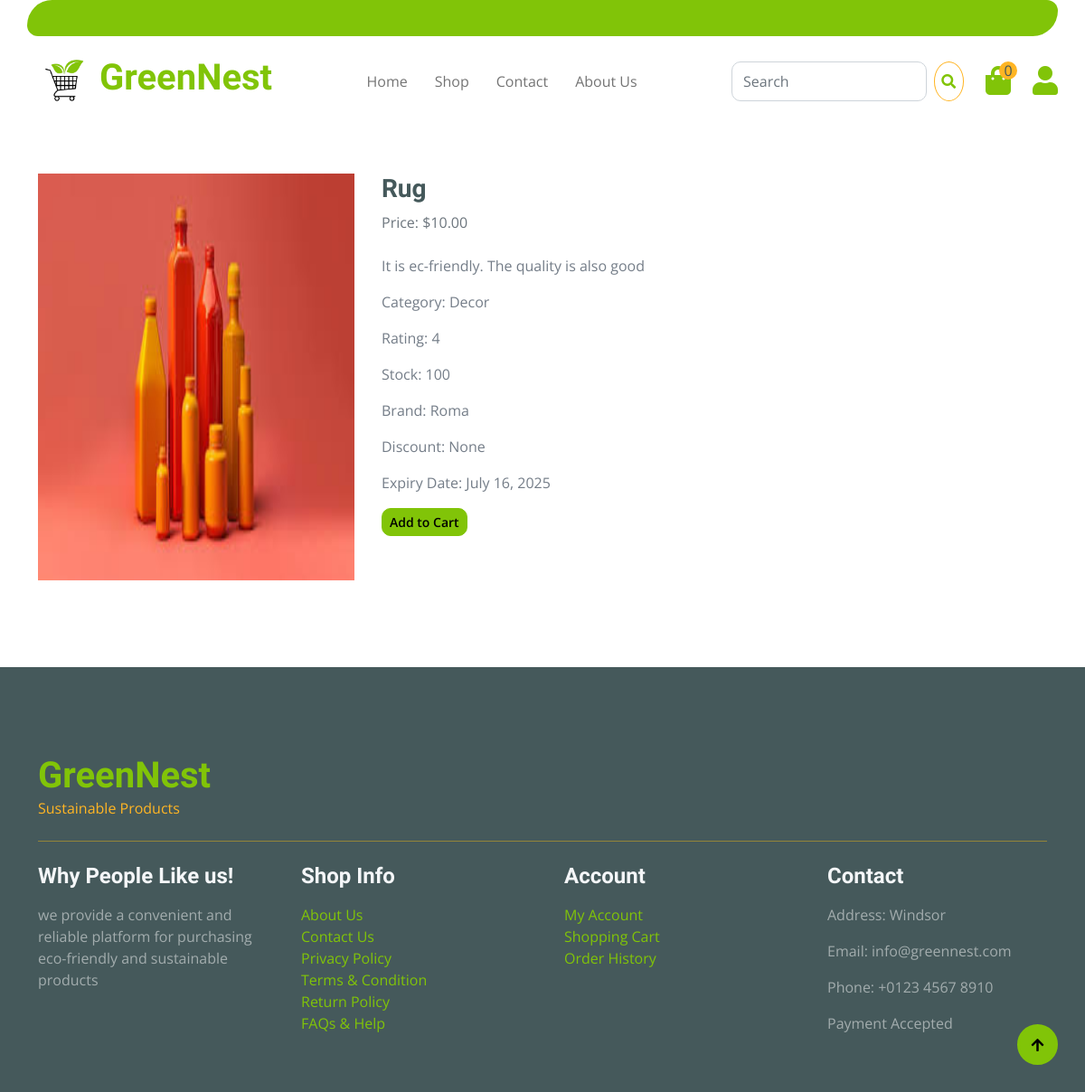
/product/1/, run on an earlier commit of the app's database.
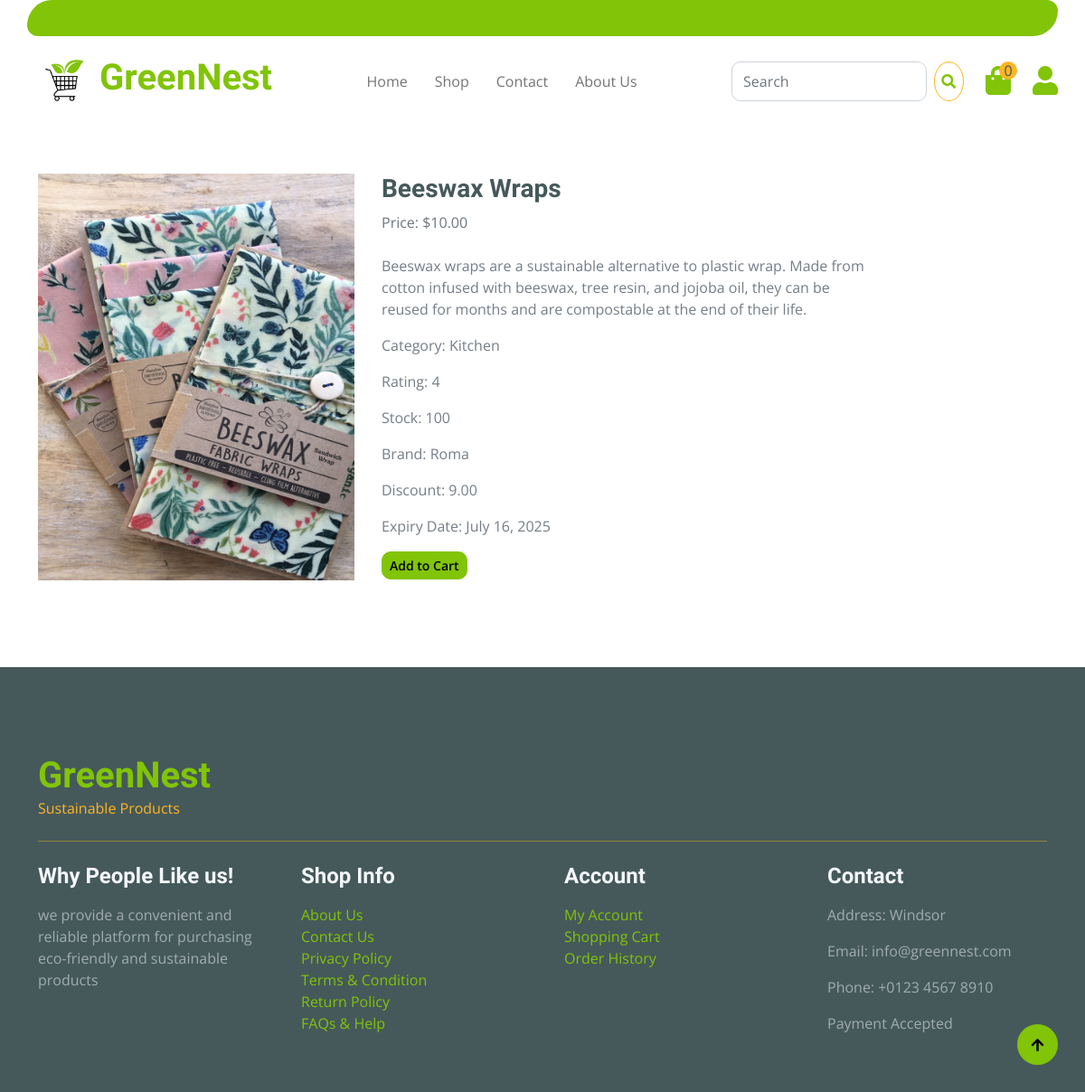
And on a later commit of the database.
### landingPage/models.py (models this page shows, shortened)
class Product(models.Model):
    name = models.CharField(max_length=255)
    description = models.TextField(default='')
    price = models.DecimalField(max_digits=10, decimal_places=2)
    category = models.ForeignKey(Category, on_delete=models.CASCADE, related_name='products')
    stock = models.PositiveIntegerField(default=100)
    image = models.ImageField(upload_to='products/images/')
    brand = models.CharField(max_length=255, default='')
    date_added = models.DateTimeField(default=timezone.now)
    last_updated = models.DateTimeField(auto_now=True)
    discount_price = models.DecimalField(max_digits=10, decimal_places=2, null=True, blank=True)
    expiration_date = models.DateField(default=one_year_from_today)
    rating = models.PositiveIntegerField(validators=[validate_rating], null=True, blank=True)

class Category(models.Model):
    CATEGORY_CHOICES = [
        ('Kitchen', 'Kitchen'),
        ('Bathroom', 'Bathroom'),
        ('Cleaning', 'Cleaning'),
        ('Decor', 'Decor'),
    ]
    name = models.CharField(max_length=100, choices=CATEGORY_CHOICES,unique=True)

### landingPage/views.py (the view)
# urls.py: path('product/<int:product_id>/', views.product_detail, name='product_detail'),
def product_detail(request, product_id):
    product = get_object_or_404(Product, pk=product_id)
    categories = Category.objects.all()
    return render(request, 'landingPage/product.html', {'product': product, 'categories': categories})

### landingPage/templatetags/custom_filters.py (called while the page is built)
@register.filter
def cart_total_quantity(cart):
    if cart:
        return sum(cart.values())
    return 0

### landingPage/templates/landingPage/product.html (shortened to what this page needs)
{% extends 'landingPage/base.html' %}
{% load static %}
{% load cart %}
{% load custom_filter %}
{% load custom_filters %}
{% block content %}
<div class="container-fluid py-5 mb-5 hero-header">
</div>
<div class="container-fluid py-5">
    <div class="container">
        <div class="row">
            <div class="col-lg-4">
                <img class="img-fluid w-80" src="{{ product.image.url }}" style="height: 450px; width: 350px;" alt="{{ product.name }}">
            </div>
            <div class="col-lg-6">
                <h3>{{ product.name }}</h3>
                <p class="text-muted mb-4">Price: ${{ product.price }}</p>
                <p>{{ product.description }}</p>
                <p>Category: {{ product.category.name }}</p>
                <p>Rating: {{ product.rating }}</p>
                <p>Stock: {{ product.stock }}</p>
                <p>Brand: {{ product.brand }}</p>
                <p>Discount: {{ product.discount_price }}</p>
                <p>Expiry Date: {{ product.expiration_date }}</p>
                {% if product|is_in_cart:request.session.cart %}
                                            <div>
                                                <div class="btn btn-primary btn-sm">Added</div>
                                            </div>
                                        {% else %}
                                            <form action="{% url 'landingPage:add_to_cart' product.id %}" method="post">
                                                <button type="submit" class="btn btn-primary btn-sm">Add to Cart</button>
                                            </form>
                                        {% endif %}
            </div>
        </div>
    </div>
</div>
{% endblock %}

What changed in the data, as far as the page shows it:
changed Product "Roma": image: a different picture; name "Rug" → "Beeswax Wraps"; description "It is ec-friendly. The quality is also good" → "Beeswax wraps are a sustainable alternative to plastic wrap. Made from cotton infused with beeswax, tree resin, and jojoba oil, they can be reused for months and are compostable at the end of their life."; category.name "Decor" → "Kitchen"; discount_price "None" → "9.00"
